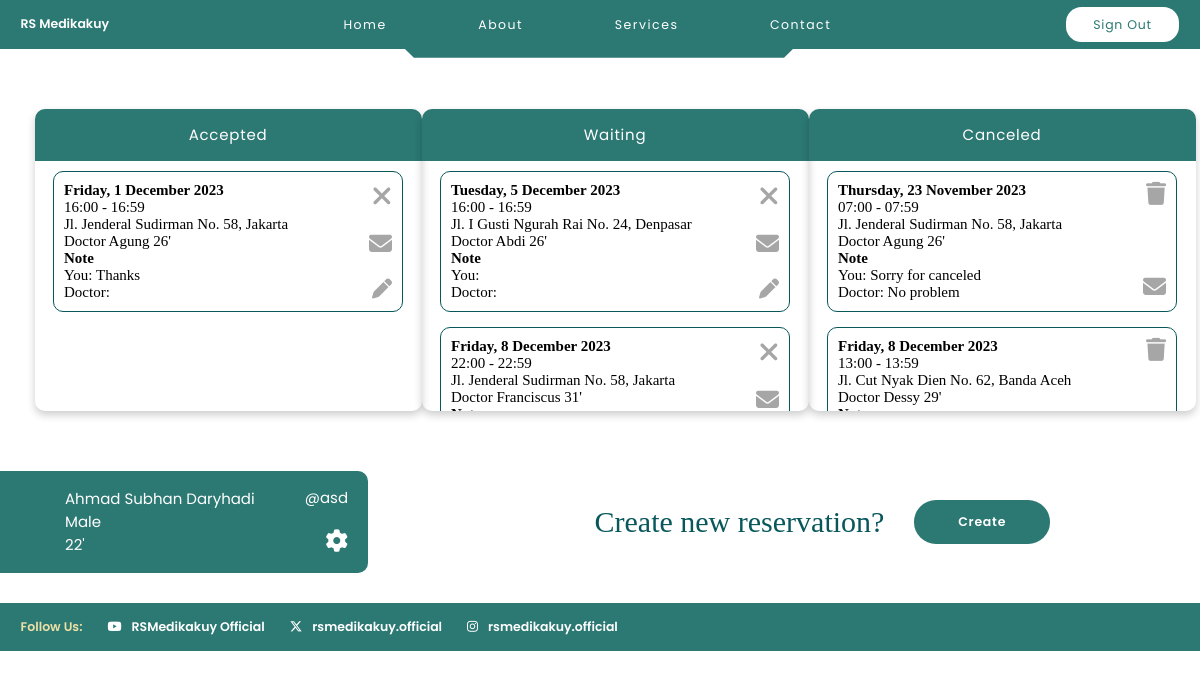
/main_patient/1/, run on the app's committed database.
### myFirstApp/models.py (models this page shows, shortened)
class Doctor(models.Model):
  username = models.CharField(max_length=200)
  password = models.CharField(max_length=200)
  first_name = models.CharField(max_length=200, default='a')
  last_name = models.CharField(max_length=200, default='a')
  gender = models.CharField(max_length=1, default='m')
  birth_date = models.DateField(default='2003-10-02')
  session = models.CharField(max_length=200, default='a,a')
  day = models.CharField(max_length=200, default='a,a')
  id_hospital = models.CharField(max_length=200)
  @property
  def age(self):
    if self.birth_date:
      today = date.today()
      age = today.year - self.birth_date.year - ((today.month, today.day) < (self.birth_date.month, self.birth_date.day))
      return age
    return None

class Reservation(models.Model):
  date = models.DateField(null=True, blank=True)
  status = models.CharField(max_length=200, default='menunggu')
  message_patient = models.TextField(default='')
  message_doctor = models.TextField(default='')
  id_patient = models.CharField(max_length=200)
  id_hospital = models.CharField(max_length=200)
  id_doctor = models.CharField(max_length=200)
  id_session = models.CharField(max_length=200, default='1')

class Session(models.Model):
  start = models.TimeField()
  end = models.TimeField()

class Hospital(models.Model):
  location = models.CharField(max_length=200)
  address = models.CharField(max_length=200)

class Patient(models.Model):
    username = models.CharField(max_length=200)
    password = models.CharField(max_length=200)
    first_name = models.CharField(max_length=200, default='a')
    last_name = models.CharField(max_length=200, default='a')
    gender = models.CharField(max_length=1, default='m')
    birth_date = models.DateField(default=date(2003, 10, 2))
    @property
    def age(self):
      if self.birth_date:
        today = date.today()
        age = today.year - self.birth_date.year - ((today.month, today.day) < (self.birth_date.month, self.birth_date.day))
        return age
      return None

### myFirstApp/views.py (the view)
# urls.py: path('main_patient/<int:id>/', views.main_patient, name='main_patient'),
def main_patient(request, id):
    patient = Patient.objects.get(id=id)
    reservasi = Reservation.objects.filter(id_patient=id).order_by('date', 'id_session')
    if not reservasi.exists():
        kosong = mark_safe('<div class="kosong">There is no reservation schedule</div>')
        none = mark_safe('style="display: none;"')
    else:
        kosong = ""
        none = ""
    reservation_details = []
    for i in reservasi:
        doctor = Doctor.objects.get(id=i.id_doctor)
        hospital = Hospital.objects.get(id=i.id_hospital)
        session = Session.objects.get(id=i.id_session)
        reservation = Reservation.objects.get(id=i.id)
        reservation_detail = {
            'doctor': doctor,
            'hospital': hospital,
            'session': session,
            'reservation': reservation,
        }
        reservation_details.append(reservation_detail)
    context = {
        'kosong': kosong,
        'none': none,
        'patient': patient,
        'reservation_details': reservation_details,
    }
    return render(request, 'main_patient.html', context)

### templates/main_patient.html (shortened to what this page needs)
{% extends 'base.html' %}
{% block content %}
<header>
  <div class="logo">RS Medikakuy</div>
  <ul class="nav">
    <li><a href="/#home">Home</a></li>
    <li><a href="/#about">About</a></li>
    <li><a href="/#services">Services</a></li>
    <li><a href="/#contact">Contact</a></li>
  </ul>
  <div class="register"><a href="/login_patient/">Sign Out</a> </div>
  <svg xmlns="http://www.w3.org/2000/svg" height="75" viewBox="0 0 1440 75" fill="none" class="rule">
    <path d="M0 25H481.336L506.88 50H930.616L956.16 25H1440" stroke="#2C7873" stroke-width="50"/>
  </svg>
</header>
<main class="main-main">
  <div class="jadwal-wrap">
    <div class="jadwal" {{none}}>
      <p>Accepted</p>
      <ul>
      {% for i in reservation_details %}
        {% if i.reservation.status == 'diterima' %}
          <li>
            <div class="jadwal-left">
              <b>{{ i.reservation.date|date:"l, j F Y" }}</b><br>
              {{ i.session.start|time:"H:i" }} - {{ i.session.end|time:"H:i" }} <br>
              {{ i.hospital.address }} <br>
              Doctor {{ i.doctor.first_name }} {{ i.doctor.age }}' <br>
              <b>Note</b> <br>
              You: {{ i.reservation.message_patient }} <br>
              Doctor: {{ i.reservation.message_doctor }} <br>
            </div>
            <div class="jadwal-right">
              <a href="/cancel_reservation/{{ i.reservation.id }}/" class="decline" title="Cancel"><i class="fa-solid fa-xmark"></i></a>
              <a href="/message_patient/{{ i.reservation.id }}/" class="message" title="Note"><i class="fa-solid fa-envelope"></i></a>
              <a href="/reservation_edit/{{ i.reservation.id }}/" class="edit" title="Edit"><i class="fa-solid fa-pen"></i></a>
            </div>
          </li>
        {% endif %}
      {% endfor %}
      </ul>
    </div>
    <div class="jadwal" {{none}}>
      <p>Waiting</p>
      <ul>
        {% for i in reservation_details %}
          {% if i.reservation.status == 'menunggu' %}
            <li>
              <div class="jadwal-left">
                <b>{{ i.reservation.date|date:"l, j F Y" }}</b><br>
                {{ i.session.start|time:"H:i" }} - {{ i.session.end|time:"H:i" }} <br>
                {{ i.hospital.address }} <br>
                Doctor {{ i.doctor.first_name }} {{ i.doctor.age }}' <br>
                <b>Note</b> <br>
                You: {{ i.reservation.message_patient }} <br>
                Doctor: {{ i.reservation.message_doctor }} <br>
              </div>
              <div class="jadwal-right">
                <a href="/cancel_reservation/{{ i.reservation.id }}/" class="decline" title="Cancel"><i class="fa-solid fa-xmark"></i></a>
                <a href="/message_patient/{{ i.reservation.id }}/" class="message" title="Note"><i class="fa-solid fa-envelope"></i></a>
                <a href="/reservation_edit/{{ i.reservation.id }}/" class="edit" title="Edit"><i class="fa-solid fa-pen"></i></a>
              </div>
            </li>
          {% endif %}
        {% endfor %}
        </ul>
    </div>
    <div class="jadwal" {{none}}>
      <p>Canceled</p>
      <ul>
        {% for i in reservation_details %}
          {% if i.reservation.status == 'ditolak' %}
            <li>
              <div class="jadwal-left">
                <b>{{ i.reservation.date|date:"l, j F Y" }}</b><br>
                {{ i.session.start|time:"H:i" }} - {{ i.session.end|time:"H:i" }} <br>
                {{ i.hospital.address }} <br>
                Doctor {{ i.doctor.first_name }} {{ i.doctor.age }}' <br>
                <b>Note</b> <br>
                You: {{ i.reservation.message_patient }} <br>
                Doctor: {{ i.reservation.message_doctor }} <br>
              </div>
              <div class="jadwal-right">
                <a href="/delete_reservation/{{ i.reservation.id }}/" class="delete" title="Delete"><i class="fa-solid fa-trash"></i></a>
                <a href="/message_patient/{{ i.reservation.id }}/" class="message" title="Note"><i class="fa-solid fa-envelope"></i></a>
              </div>
            </li>
          {% endif %}
        {% endfor %}
        </ul>
    </div>
  </div>
  <div class="profil-reservasi">
    <div class="profil-wrap">
      <div class="profil">
        <div class="profil-left">
          {{ patient.first_name }} {{patient.last_name}} <br>
          {% if patient.gender == 'm' %}
            Male
          {% else %}
            Female
          {% endif %}
          <br> {{ patient.age }}'
        </div>
        <div class="profil-right">
          <div class="username"> @{{ patient.username }} </div>
          <a href="/patient_edit/{{ patient.id }}/" class="edit-profil" title="Edit profile"><i class="fa-solid fa-gear"></i></a>
        </div>
      </div>
    </div>
    <div class="buat-reservasi">
      Create new reservation? <a href="/reservation_create/{{ patient.id }}">Create</a>
    </div>
  </div>
</main>
<footer>
  <div>Follow Us: </div>
  <a class="yt" href="#">
    <i class="fa-brands fa-youtube"></i>
    <div>RSMedikakuy Official</div>
  </a>
  <a class="x" href="#">
    <i class="fa-brands fa-x-twitter"></i>
    <div>rsmedikakuy.official</div>
  </a>
  <a class="ig" href="#">
    <i class="fa-brands fa-instagram"></i>
    <div>rsmedikakuy.official</div>
  </a>
</footer>
{% endblock content %}

### templates/base.html (shortened to what this page needs)
<!DOCTYPE html>
<html lang="en">
    <head>
        {% load static %}
        <link rel="stylesheet" href="{% static 'css/style.css' %}">
    </head>
    <body>
        {% block content %}
        {% endblock content %}
    </body>
</html>

### static/css/style.css (style rules this page uses)
* { margin: 0; padding: 0; box-sizing: border-box; list-style: none; text-decoration: none; }
html { scroll-behavior: smooth; }
header { width: 100%; height: 4.875rem; padding: 0.56rem 2.06rem; background-color: #2C7873; display: flex; justify-content: space-between; align-items: center; position: relative; }
.rule { width: 100%; position: absolute; left: 0; bottom: -1.5625rem;; z-index: -1; }
.logo { color: #FFF; font-family: Poppins; font-size: 1.25rem; font-style: normal; font-weight: 600; line-height: normal; }
.nav { display: flex; justify-content: space-around; align-items: center; width: 50%; }
.nav a { color: #FFF; font-family: Poppins; font-size: 1.25rem; font-style: normal; font-weight: 400; line-height: 1.71488rem; letter-spacing: 0.15rem; }
.register a { background-color: #FFF; color: #2C7873; font-family: Poppins; font-size: 1.25rem; font-style: normal; font-weight: 400; line-height: 1.71488rem; letter-spacing: 0.075rem; display: flex; justify-content: center; align-items: center; width: 11.375rem; height: 3.5rem; flex-shrink: 0; border-radius: 1.5625rem; }
main { margin: 6.4185rem 9.87rem; display: flex; justify-content: space-between; align-items: center; height: 47.4375rem; }
footer { width: 100%; padding: 1.5rem 2.06rem; background: #2C7873; color: #FFF; font-family: Poppins; font-size: 1.25rem; font-style: normal; font-weight: 600; line-height: normal; display: flex; gap: 2.5rem; margin-top: 2rem; }
footer > div:first-of-type { color: #ECE0A6; font-family: Poppins; font-size: 1.25rem; font-style: normal; font-weight: 600; line-height: normal; }
footer div, footer a { display: flex; justify-content: center; align-items: center; gap: 1rem; }
footer a { color: #FFF; }
.main-main { display: block; margin: 0; }
.jadwal-wrap { min-height: 30.214rem; margin: 6rem 3.45rem; display: flex; justify-content: space-between; align-items: center; }
.jadwal { overflow: hidden; min-width: 38.7rem; border-radius: 1rem; box-shadow: 0 4px 8px 0 rgba(0,0,0,0.2);; }
.jadwal p { color: #FFF; font-family: Poppins; font-size: 1.5rem; font-style: normal; font-weight: 400; line-height: 1.71488rem; letter-spacing: 0.075rem; background-color: #2C7873; text-align: center; padding: 1.75rem; }
.jadwal ul { padding: 10px; height: 25rem; overflow-y: auto; }
.jadwal ul li { margin: auto; width: 35rem; padding: 1rem; border: 1px solid #07575B; border-radius: 1rem; background: #FFF; color: #000; font-family: Calibri; font-size: 1.5rem; font-style: normal; font-weight: 400; line-height: normal; position: relative; margin-bottom: 1.5rem; display: flex; justify-content: space-between; }
.jadwal a { color: rgba(128, 128, 128, 0.7); }
.jadwal-right { display: flex; flex-direction: column; align-items: flex-end; justify-content: space-between; }
.edit { font-size: 2rem; }
.decline { font-size: 2.7rem; }
.delete { font-size: 2.3rem; }
.message { font-size: 2.3rem; }
.profil-wrap { display: inline-block; }
.profil-reservasi { display: flex; justify-content: space-between; align-items: center; }
.profil { display: flex; justify-content: space-between; align-items: center; gap: 5rem; background-color: #2C7873; padding: 1.5rem 2rem 1.5rem 6.5rem; color: #FFF; font-family: Poppins; font-size: 1.5rem; font-style: normal; font-weight: 400; line-height: normal; border-radius: 0 1rem 1rem 0; }
.profil-right { display: flex; flex-direction: column; align-items: flex-end; justify-content: space-between; gap: 1.5rem; }
.profil .edit-profil { color: #FFF; font-size: 2.25rem; transition: transform 0.25s; }
.buat-reservasi { padding-right: 15rem; color: #07575B; font-family: Calibri; font-size: 3rem; font-style: normal; font-weight: 400; line-height: normal; display: flex; gap: 3rem; align-items: center; }
.buat-reservasi a { display: flex; width: 13.5625rem; height: 4.375rem; justify-content: center; align-items: center; flex-shrink: 0; border-radius: 2.1875rem; background: #2C7873; color: #FFF; text-align: center; font-family: Poppins; font-size: 1.25rem; font-style: normal; font-weight: 600; line-height: 1.71488rem; letter-spacing: 0.075rem; }
@media only screen and (min-width: 992px) { html { font-size: 10px; } }
@media only screen and (min-width: 992px) { main { display: flex; justify-content: space-around; } }

### data on the page
Doctor: reservation "Friday, 1 December 2023", session.start "16:00", session.end "16:59", hospital.address "Jl. Jenderal Sudirman No. 58, Jakarta", doctor.first_name "Agung", doctor.age "26", reservation.message_patient "Thanks", reservation "Thursday, 23 November 2023", session.start "07:00", session.end "07:59", reservation.message_patient "Sorry for canceled", reservation.message_doctor "No problem"
Doctor: reservation "Tuesday, 5 December 2023", session.start "16:00", session.end "16:59", hospital.address "Jl. I Gusti Ngurah Rai No. 24, Denpasar", doctor.first_name "Abdi", doctor.age "26"
Doctor: reservation "Friday, 8 December 2023", session.start "22:00", session.end "22:59", hospital.address "Jl. Jenderal Sudirman No. 58, Jakarta", doctor.first_name "Franciscus", doctor.age "31"
Doctor: reservation "Friday, 8 December 2023", session.start "13:00", session.end "13:59", hospital.address "Jl. Cut Nyak Dien No. 62, Banda Aceh", doctor.first_name "Dessy", doctor.age "29"
Patient: first_name "Ahmad Subhan", last_name "Daryhadi", age "22", username "asd"
